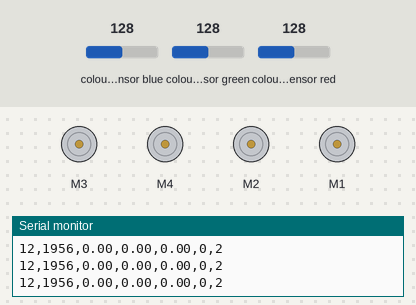
Recording of a sketch running on a simulated Arduino Uno, built with avr-gcc and run on an emulated ATmega328P. Parts: 4 × DC motor (green arrow = forward, orange = backward, longer = faster), the last lines printed to the serial monitor. Wiring (inferred from the names in the program): TCS3200 colour sensor: output A4; S2 A2; S3 A3; S0 A0; S1 A1. The test bench sets the inputs (shaded band); at power-on: colour sensor red 128, colour sensor blue 128, colour sensor green 128.

Above: at 1.2 s.
1.3 s: colour sensor red set to 5
At 2.5 s:
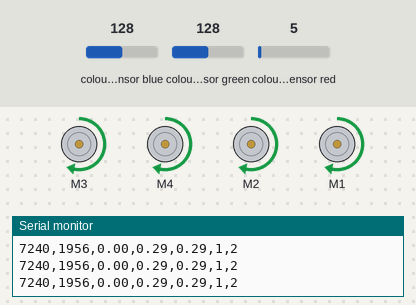
3.0 s: colour sensor blue set to 164
4.5 s: colour sensor blue set to 170
At 5.9 s:
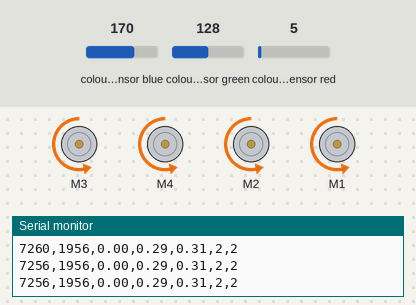
6.2 s: colour sensor blue set to 5
At 7.1 s:
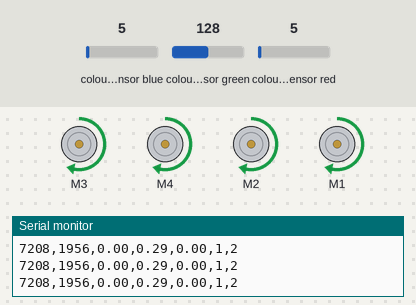
7.9 s: colour sensor blue set to 191
At 8.4 s:
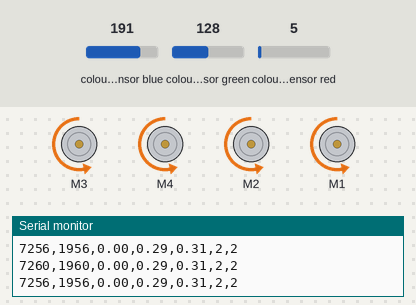
Timing chart, 0 to 10.6 s (numbered marks = the images above; inputs shaded):
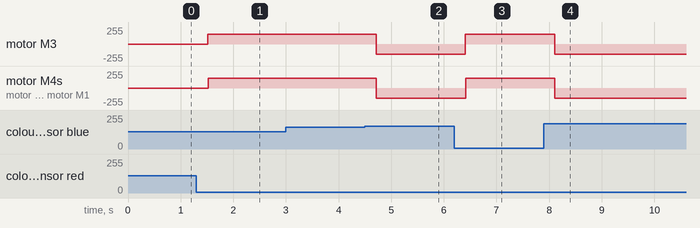

The sketch:

Ann_benchmarking_dual_engine_rover.ino
```cpp
/*
 * FINAL FIRMWARE: FULL TELEMETRY
 * Sends: SNN_Time, ANN_Time, Red, Green, Blue, SNN_Action, ANN_Action
 */

#include <AFMotor.h>

#define S0 A0
#define S1 A1
#define S2 A2
#define S3 A3
#define SENSOR_OUT A4

AF_DCMotor motorRight1(1);
AF_DCMotor motorLeft1(2);
AF_DCMotor motorLeft(3);
AF_DCMotor motorRight(4);

const int N_IN = 3;
const int DURATION_STEPS = 12;
volatile int anti_opt_sink = 0;

// Weights (Standard)
float w_ctrl[3][3] = { {26.1, 1.9, 1.8}, {1.5, 26.2, 2.2}, {1.7, 1.5, 26.1} };
float w_rstdp[3][3] = { {1.0, 0.2, 0.7}, {0.4, 1.0, 0.3}, {0.2, 0.3, 1.0} };
float v_ctrl[3] = {0}; float v_rs[3] = {0};
float v_thr_ctrl = 25.0; float v_dec_ctrl = 0.8;
float v_thr_rs = 4.0; float v_dec_rs = 0.9; float inhib_rs = 5.0; float scale_rs = 3.5;

float w_hid[3][4] = { {2.5,-1.2,0.5,1.1}, {-0.8,3.1,-0.5,0.2}, {0.1,-0.9,2.8,1.5} };
float b_hid[4] = {-0.5, -0.1, 0.2, -0.3};
float w_out[4][3] = { {1.5,-0.5,0.2}, {-1.2,2.8,-0.1}, {0.5,-1.5,3.2}, {0.8,0.2,-0.5} };

int currentState = 0; int proposedState = -1; int consecutiveCount = 0; const int CONFIDENCE_NEEDED = 4;

void setup() {
  Serial.begin(115200);
  pinMode(S0, OUTPUT); pinMode(S1, OUTPUT);
  pinMode(S2, OUTPUT); pinMode(S3, OUTPUT);
  pinMode(SENSOR_OUT, INPUT);
  digitalWrite(S0, HIGH); digitalWrite(S1, LOW);
  motorLeft.setSpeed(150); motorRight.setSpeed(150); motorLeft1.setSpeed(150); motorRight1.setSpeed(150);
  motorLeft.run(RELEASE); motorRight.run(RELEASE); motorLeft1.run(RELEASE); motorRight1.run(RELEASE);
}

float sigmoid(float x) { return 1.0 / (1.0 + exp(-x)); }

void get_sensor_input(float* input_array) {
  int r, g, b;
  digitalWrite(S2, LOW); digitalWrite(S3, LOW);
  r = pulseIn(SENSOR_OUT, LOW, 20000); if(r==0) r=3000;
  digitalWrite(S2, HIGH); digitalWrite(S3, HIGH);
  g = pulseIn(SENSOR_OUT, LOW, 20000); if(g==0) g=3000;
  digitalWrite(S2, LOW); digitalWrite(S3, HIGH);
  b = pulseIn(SENSOR_OUT, LOW, 20000); if(b==0) b=3000;

  float nr = constrain(map(r, 20, 600, 100, 0) / 100.0, 0.0, 1.0);
  float ng = constrain(map(g, 20, 600, 100, 0) / 100.0, 0.0, 1.0);
  float nb = constrain(map(b, 20, 600, 100, 0) / 100.0, 0.0, 1.0);

  float min_val = nr;
  if (ng < min_val) min_val = ng;
  if (nb < min_val) min_val = nb;
  input_array[0] = nr - min_val; input_array[1] = ng - min_val; input_array[2] = nb - min_val;
}

void apply_state() {
  if (currentState == 0) { motorLeft.run(RELEASE); motorRight.run(RELEASE); motorLeft1.run(RELEASE); motorRight1.run(RELEASE); }
  else if (currentState == 1) { motorLeft.run(FORWARD); motorRight.run(FORWARD); motorLeft1.run(FORWARD); motorRight1.run(FORWARD);}
  else if (currentState == 2) { motorLeft.run(BACKWARD); motorRight.run(BACKWARD); motorLeft1.run(BACKWARD); motorRight1.run(BACKWARD);}
}

void loop() {
  float inputs[N_IN];
  get_sensor_input(inputs);
  bool is_nocolor = (inputs[0] + inputs[1] + inputs[2]) < 0.15;

  // 1. SNN BENCHMARK
  unsigned long t_start_snn = micros();
  int snn_winner = -1;

  if (is_nocolor) {
    delayMicroseconds(5);
  } else {
    int s_ctrl[3] = {0}; int s_rs[3] = {0};
    for(int i=0; i<3; i++) { v_ctrl[i]=0; v_rs[i]=0; }
    for (int t = 0; t < DURATION_STEPS; t++) {
      // Control
      float c_ctrl[3] = {0};
      for(int j=0; j<3; j++) {
        for(int i=0; i<3; i++) c_ctrl[j] += inputs[i] * w_ctrl[i][j];
        v_ctrl[j] = (v_ctrl[j] * v_dec_ctrl) + c_ctrl[j];
        if(v_ctrl[j] >= v_thr_ctrl) { s_ctrl[j]++; v_ctrl[j]=0; }
      }
      // Research
      float c_rs[3] = {0};
      int winner_t = -1; float max_v = -999;
      for(int j=0; j<3; j++) {
        for(int i=0; i<3; i++) c_rs[j] += (inputs[i] * scale_rs) * w_rstdp[i][j];
        v_rs[j] = (v_rs[j] * v_dec_rs) + c_rs[j];
        if(v_rs[j] > max_v) { max_v = v_rs[j]; winner_t = j; }
      }
      if(winner_t != -1 && max_v >= v_thr_rs) {
        s_rs[winner_t]++;
        for(int k=0; k<3; k++) v_rs[k] -= inhib_rs;
        v_rs[winner_t] = 0;
      }
    }
    int max_s = 0;
    for(int i=0; i<3; i++) { if(s_ctrl[i] > max_s) { max_s = s_ctrl[i]; snn_winner = i; } }
  }
  unsigned long duration_snn = micros() - t_start_snn;

  // 2. ANN BENCHMARK
  unsigned long t_start_ann = micros();
  float h_act[4];
  for(int j=0; j<4; j++) {
    float sum = 0;
    for(int i=0; i<3; i++) sum += inputs[i] * w_hid[i][j];
    h_act[j] = sigmoid(sum + b_hid[j]);
  }
  float o_act[3];
  for(int j=0; j<3; j++) {
    float sum = 0;
    for(int i=0; i<4; i++) sum += h_act[i] * w_out[i][j];
    o_act[j] = sigmoid(sum);
  }
  int ann_winner = -1; float max_prob = -1.0;
  for(int i=0; i<3; i++) {
      if(o_act[i] > max_prob) { max_prob = o_act[i]; ann_winner = i; }
  }
  anti_opt_sink = ann_winner;
  unsigned long duration_ann = micros() - t_start_ann;

  // 3. MOTOR CONTROL
  if (snn_winner != -1) {
    if (snn_winner == proposedState) consecutiveCount++;
    else { proposedState = snn_winner; consecutiveCount = 1; }
    if (consecutiveCount >= CONFIDENCE_NEEDED) { currentState = proposedState; consecutiveCount = 0; }
  }
  apply_state();

  // 4. DATA EXPORT (7 Values)
  // Format: SNN_T, ANN_T, R, G, B, SNN_ACT, ANN_ACT
  Serial.print(duration_snn); Serial.print(",");
  Serial.print(duration_ann); Serial.print(",");
  Serial.print(inputs[0]); Serial.print(",");
  Serial.print(inputs[1]); Serial.print(",");
  Serial.print(inputs[2]); Serial.print(",");
  Serial.print(currentState); Serial.print(","); // SNN Action (Physical)
  Serial.println(ann_winner); // ANN Action (Theoretical)

  delay(50);
}
```

Measured:
- the behaviour switches between 166 and 167 on colour sensor blue (found by bisection; images 1 and 2)
- after the input at 1.3 s, motor M3, motor M4, motor M2, motor M1: stopped → forward 150/255 after 0.22 s
- after the input at 4.5 s, motor M3, motor M4, motor M2, motor M1: forward 150/255 → backward 150/255 after 0.22 s
- after the input at 6.2 s, motor M3, motor M4, motor M2, motor M1: backward 150/255 → forward 150/255 after 0.21 s
- after the input at 7.9 s, motor M3, motor M4, motor M2, motor M1: forward 150/255 → backward 150/255 after 0.21 s
